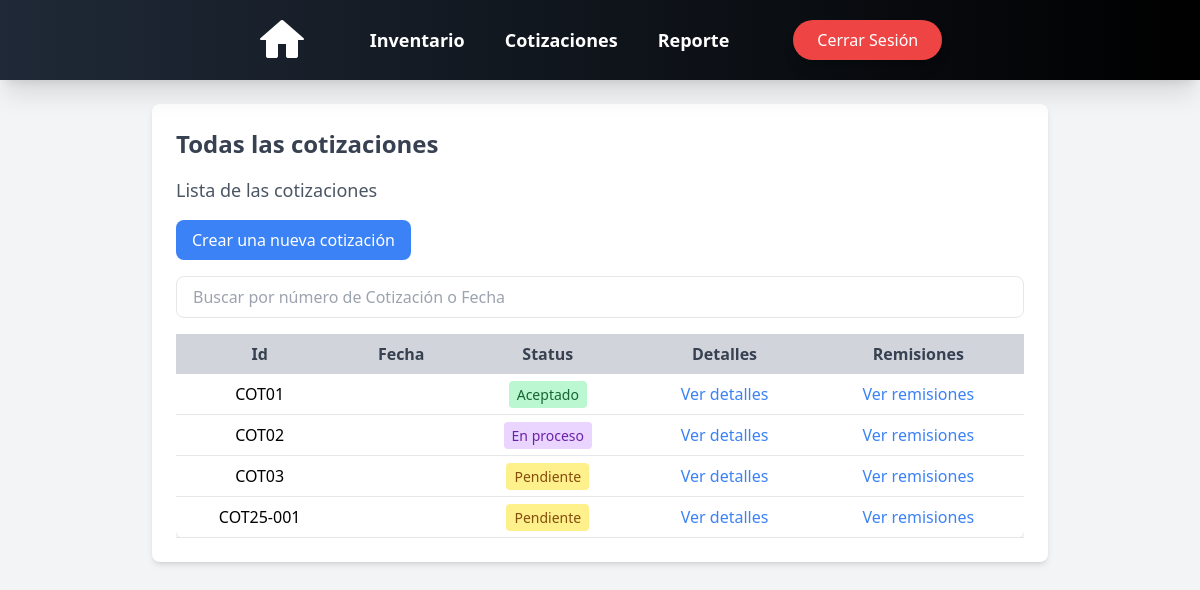
/quotes/ (signed in), run on an earlier commit of the app's database.
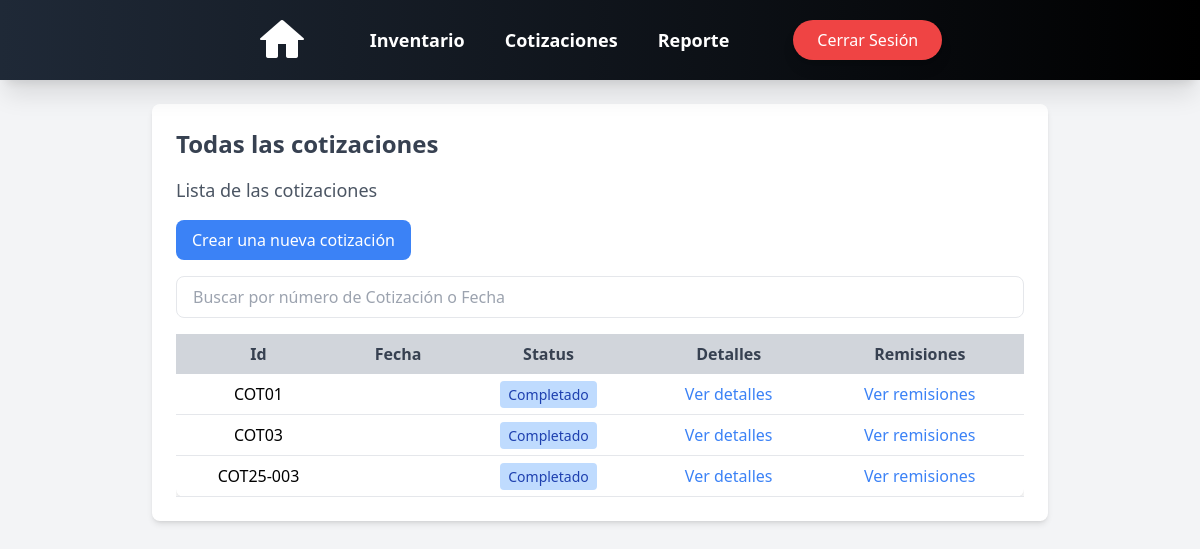
And on a later commit of the database.
### cotizaciones/models.py (models this page shows, shortened)
class Cotizaciones(models.Model):
    id = models.CharField(max_length=10, primary_key=True, unique=True, blank=False, null=False)
    cliente = models.CharField(max_length=50, blank=False, null=True)
    telefono = models.IntegerField(blank=False, null=True)
    fecha = models.DateField(auto_now=False, auto_now_add=False)
    fecha_propuesta = models.DateField(auto_now=False, auto_now_add=False)
    fecha_entrega = models.DateField(auto_now=False, auto_now_add=False, null=True, blank=True)
    direccion_entrega = models.CharField(max_length=50, default='Pendiente')
    servicio_envio = models.CharField(max_length=100, default="TGZ")
    costo_envio = models.DecimalField(max_digits=10, decimal_places=2, blank=False, null=True, default=0)
    total = models.DecimalField(max_digits=10, decimal_places=2, default=0.0)  # Total sin IVA
    total_Civa = models.DecimalField(max_digits=10, decimal_places=2, default=0.0)
    status = models.CharField(max_length=20, blank=False, null=False, default='Pendiente')
    anticipo = models.DecimalField(max_digits=10, decimal_places=2, default=0.0)
    restante = models.DecimalField(max_digits=10, decimal_places=2, default=0.0)
    metodo_pago = models.CharField(max_length=20, null=False, default='No')
    iva = models.DecimalField(max_digits=10, decimal_places=2, default=0.0)

### cotizaciones/views.py (the view)
# urls.py: path('', quotes_view, name='list_quotes'),
def quotes_view(request):
    cotizaciones = Cotizaciones.objects.all()
    for cotizacion in cotizaciones:
        cotizacion.fecha = format_date(cotizacion.fecha, format="full", locale="es")
        cotizacion.fecha_propuesta = format_date(cotizacion.fecha_propuesta, format="full", locale="es")
        cotizacion.fecha_entrega = format_date(cotizacion.fecha_entrega, format="full", locale="es")
    context = {'cotizaciones': cotizaciones}
    return render(request, 'quotes/cotizaciones.html', context)

### users/context_processors.py (called while the page is built)
def empleado_context(request):
    if request.user.is_authenticated:
        empleado = request.user.groups.filter(name='Empleado').exists()
    else:
        empleado = False  # Si no está autenticado, no es parte del grupo
    return {'empleado': empleado}

### templates/quotes/cotizaciones.html (shortened to what this page needs)
{% load static %}
<!DOCTYPE html>
<html lang="en">
<head>
</head>
<body class="bg-gray-100 p-6">
{% if request.user.is_authenticated %}
    {% include 'nav_bar.html' %}
    <div class="animate__animated animate__fadeIn">
        <div class="max-w-4xl mx-auto bg-white p-6 rounded-lg shadow-md mt-20">
            <h1 class="text-2xl font-bold text-gray-700 mb-4">Todas las cotizaciones</h1>
            <h2 class="text-lg text-gray-600 mb-4">Lista de las cotizaciones</h2>
            <a href="{% url 'create_quote' %}" class="inline-block bg-blue-500 text-white px-4 py-2 rounded-lg hover:bg-blue-600 transition">Crear una nueva cotización</a>
            <div class="mt-4 flex gap-2">
                <input type="text" id="search" onkeyup="filterQuotes()" placeholder="Buscar por número de Cotización o Fecha" class="px-4 py-2 border rounded-lg w-full">
            </div>
            <div class="overflow-x-auto mt-4">
                <table class="w-full border-collapse bg-white shadow-md rounded-lg">
                    <thead>
                        <tr class="bg-gray-300 text-gray-700">
                            <th class="px-4 py-2">Id</th>
                            <th class="px-4 py-2">Fecha</th>
                            <th class="px-4 py-2">Status</th>
                            <th class="px-4 py-2">Detalles</th>
                            <th class="px-4 py-2">Remisiones</th>
                        </tr>
                    </thead>
                    <tbody>
                        {% for cotizacion in cotizaciones %}
                        <tr class="border-b">
                            <td class="px-4 py-2 text-center">{{ cotizacion.id }}</td>
                            <td class="px-4 py-2 text-center">{{ cotizacion.fecha }}</td>
                            <td class="px-4 py-2 text-center">
                                <span class="px-2 py-1 rounded text-sm {% if cotizacion.status == 'Pendiente' %}bg-yellow-200 text-yellow-800{% elif cotizacion.status == 'Aceptado' %}bg-green-200 text-green-800{% elif cotizacion.status == 'Completado' %}bg-blue-200 text-blue-800{% elif cotizacion.status == 'Cancelado' %}bg-red-200 text-red-800{% elif cotizacion.status == 'En proceso' %}bg-purple-200 text-purple-800{% elif cotizacion.status == 'Contraoferta' %}bg-orange-200 text-orange-800{% endif %}">
                                    {{ cotizacion.status }}
                                </span>
                            </td>
                            <td class="px-4 py-2 text-center">
                                <a href="{% url 'details' cotizacion.id %}" class="text-blue-500 hover:underline">Ver detalles</a>
                            </td>
                            <td class="px-4 py-2 text-center">
                                <a href="{% url 'view_remission' cotizacion.id %}" class="text-blue-500 hover:underline">Ver remisiones</a>
                            </td>
                        </tr>
                        {% endfor %}
                    </tbody>
                </table>
            </div>
        </div>
    </div>
{% else %}
    <div class="flex flex-col items-center justify-center min-h-screen text-center">
        <h2 class="text-2xl font-semibold text-gray-700">No está autenticado</h2>
        <a href="{% url 'login' %}" class="mt-4 bg-blue-600 text-white px-4 py-2 rounded-lg hover:bg-blue-700 transition">Iniciar sesión</a>
    </div>
{% endif %}
</body>
</html>

### templates/nav_bar.html (shortened to what this page needs)
{% load static tailwind_tags %}
<!DOCTYPE html>
<html lang="es">
<head>
    <script src="https://cdn.tailwindcss.com"></script>
    <link rel="stylesheet" href="https://cdnjs.cloudflare.com/ajax/libs/animate.css/4.1.1/animate.min.css" />
    <link rel="stylesheet" href="https://cdnjs.cloudflare.com/ajax/libs/font-awesome/6.0.0-beta3/css/all.min.css">
</head>
<body>
<nav class="fixed top-0 left-0 w-full bg-gradient-to-r from-gray-800 to-black text-white shadow-xl z-50">
    <div class="max-w-7xl mx-auto px-4 sm:px-6 lg:px-8">
        <div class="flex items-center justify-center h-20 space-x-16">
            <div class="flex items-center">
                <a href="{% url 'login' %}">
                    <img src="{% static 'img/casa.png' %}" alt="Logo" class="h-12 w-auto">
                </a>
            </div>
            <div class="hidden md:flex space-x-10 text-lg font-semibold">
                <a href="{% url 'products' %}" class="hover:text-blue-400 transition-all">Inventario</a>
                <a href="{% url 'list_quotes' %}" class="hover:text-blue-400 transition-all">Cotizaciones</a>
                {% if not empleado %}
                    <a href="{% url 'report_dashboard' %}" class="hover:text-blue-400 transition-all">Reporte</a>
                {% endif %}
            </div>
            <div class="hidden md:flex items-center">
                <form method="post" action="{% url 'logout' %}">
                    <button type="submit" class="px-6 py-2 bg-red-500 text-white rounded-full hover:bg-red-700 transition-all shadow-lg">
                        Cerrar Sesión
                    </button>
                </form>
            </div>
        </div>
    </div>
</nav>
</body>
</html>

What changed in the data, as far as the page shows it:
removed Cotizaciones: id "COT02", status "En proceso"
removed Cotizaciones: id "COT25-001", status "Pendiente"
changed Cotizaciones "COT01": status "Aceptado" → "Completado"
changed Cotizaciones "COT03": status "Pendiente" → "Completado"
added Cotizaciones: id "COT25-003", status "Completado"
